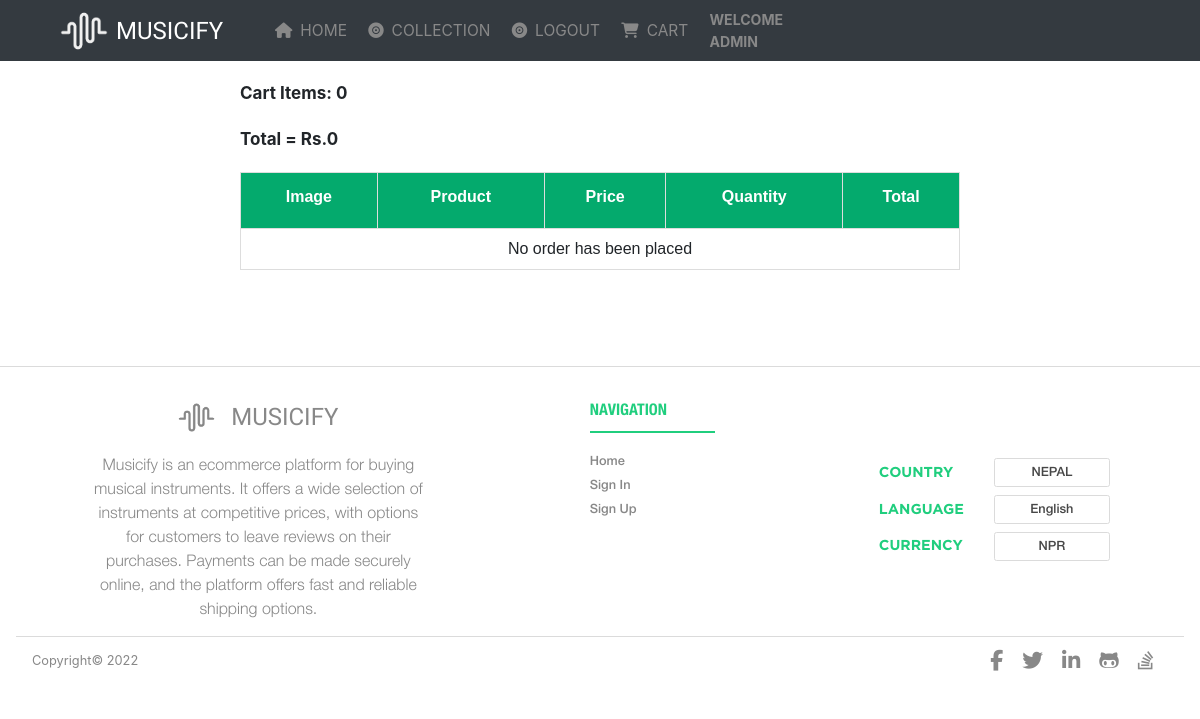
The page /cart (signed in) on the database its author committed.
### users/models.py (models this page shows, shortened)
class User(AbstractUser):
    username = None
    email = models.EmailField(unique=True,null=False)
    first_name=models.CharField(max_length=26,null=False)
    last_name=models.CharField(max_length=26,null=False)
    phone=models.CharField(max_length=10,null=False)
    GENDER = [('Male','Male'),('Female','Female'),('Other','Other')]
    gender=models.CharField(max_length=6,choices=GENDER,null=True)
    is_staff = models.BooleanField(default=False)
    is_active = models.BooleanField(default=True)
    date_joined=models.DateField(auto_now_add=True)
    USERNAME_FIELD = 'email'
    REQUIRED_FIELDS = ['first_name','last_name','phone','gender']
    objects = CustomUserManager()

### stores/models.py (models this page shows)
class Cart(models.Model):
    user=models.ForeignKey(User,on_delete=models.CASCADE,null=False)
    status=models.BooleanField(default=False)
    date_added=models.DateField(auto_now=True)
    @property
    def cart_total(self):
        cartitems = self.cartitem_set.all()
        total = sum([item.total for item in cartitems])
        return total
    @property
    def cart_items(self):
        cartitems = self.cartitem_set.all()
        total = sum([item.quantity for item in cartitems])
        return total

### stores/views.py (the view)
# urls.py: path('cart',viewCart,name='cart'),
@login_required(login_url='login-page')
def viewCart(request):
    if request.user.is_authenticated:
        customer = User.objects.get(id= request.user.id)
        cart, created = Cart.objects.get_or_create(user = customer,status = False)
        items = cart.cartitem_set.all()
    else:
        items=[]
        cart ={'cart_total':0, 'cart_items':0}
    context={
        "items":items,
        "cart":cart
    }
    return render(request,"pages/cart.html",context)

### templates/pages/cart.html (shortened to what this page needs)
{% extends 'base.html' %}
{% block content %}
<div class="mb-6">
    <div class='card-items '>
        Cart Items: {{cart.cart_items}}
    </div>
    <div class='card-total'>
        Total = Rs.{{cart.cart_total}}
    </div>
    <div class='table-container'>
        <table>
            <thead>
                <th>Image</th>
                <th>Product</th>
                <th>Price</th>
                <th>Quantity</th>
                <th>Total</th>
            </thead>
            <tbody>
                {% if cart.cart_items > 0 %}
                {% for item in items %}
                    <tr>
                        <td>
                            <img src={{item.product.image.url}} alt="" class = 'cart-product-image'>
                        </td>
                        <td>
                            {{item.product.name}}
                        </td>
                        <td>
                            Rs.{{item.product.price}}
                        </td>
                        <td>
                            <div style="display:flex;align-items:center;justify-content:center;">
                                <button data-product={{item.product.id}} data-user={{request.user}} data-action="add" class="cart-button plus co-l ai-c jc-c">+</button>
                                <div class='item-product-quantity'>{{item.quantity}}</div>
                                <button data-product={{item.product.id}} data-user={{request.user}} data-action="remove" class="cart-button minus plus co-l ai-c jc-c">-</button>
                            </div>
                        </td>
                        <td>
                            {{item.total}}
                        </td>
                    </tr>
                {% endfor %}
                <tr>
                    <td><a href="{% url 'checkout' %}"><button type='submit' data-cart={{cart.id}} class='checkout-btn btn-red ai-c py-2'>Checkout</button></a></td></tr>
                {% else %}
                <tr>
                    <td colspan=5>No order has been placed</td>
                </tr>
                {% endif %}
            </tbody>
        </table>
    </div>
</div>
{% endblock %}

### templates/partials/header.html (shortened to what this page needs)
{% load static %}
<link rel="stylesheet" href="{% static 'css/styles.css' %}">
<header class="bg-dark w-100">
<nav class="nav-bar ai-c jc-sb py-1 max-w-80 w-90">
    <div class="nav--left ai-c">
        <div class="nav__brand">
          <div class="nav__brand__logo mr-2">
            <img
              class="nav__brand__logo__img"
              src="{% static 'images/waves-icon.png' %}"
              alt="waves-icon"
            />
          </div>
          <div class="nav__brand__name"><a class="brand-name--sm-w" href="{% url 'home' %}">MUSICIFY</a></div>
        </div>
        <div class="nav__menu ai-c tupper">
            <a class="nav__menu__item" href="{% url 'home' %}">
              <div class="nav__menu__item co-l ai-c">
                <div class="nav__menu__item-icon mr-2">
                  <i class="fas fa-home"></i>
                </div>
                <div class="nav__menu_item-text">Home</div>
              </div>
            </a>
            <a class="nav__menu__item" href="{% url 'category' %}">
              <div class="nav__menu__item co-l ai-c">
                <div class="nav__menu__item-icon mr-2">
                  <i class="fas fa-record-vinyl"></i>
                </div>
                <div class="nav__menu_item-text">Collection</div>
              </div>
            </a>
              {% if user.is_authenticated %}
            <a class="nav__menu__item" href="{% url 'logout' %}">
              <div class="nav__menu__item co-l ai-c">
                <div class="nav__menu__item-icon mr-2">
                  <i class="fas fa-record-vinyl"></i>
                </div>
                <div class="nav__menu_item-text">Logout</div>
              </div>
           </a>
              {% endif %}
              {% if user.is_authenticated %}
                <a class="nav__menu__item" href="{% url 'cart' %}">
                    <div class="nav__menu__item co-l ai-c">
                      <div class="nav__menu__item-icon mr-2">
                        <i class="fas fa-shopping-cart"></i>
                      </div>
                      <div class="nav__menu_item-text">CART</div>
                    </div>
                </a>
             {% endif %}
             {% if user.is_authenticated %}
             <div class="nav__menu__item co-l ai-c">
             <div class="nav__menu_item-text"><b>Welcome {{ user.first_name }}</b> </div>
             </div>
             {% endif %}
        </div>
</nav>
</header>

### templates/static/base.css (style rules this page uses)
* { box-sizing: border-box; margin: 0; padding: 0; }
body { font-family: -apple-system, BlinkMacSystemFont, 'Segoe UI', Roboto, Oxygen, Ubuntu, Cantarell, 'Open Sans', 'Helvetica Neue', sans-serif; }
a { color: #888; }
nav { height: 3.8125em; margin: 0 auto; }
.w-mc, .nav__brand { width: max-content; }
.w-90 { width: 90% !important; }
.w-100 { width: 100% !important; }
.max-w-80 { max-width: 80em; }
.flex, .ai-c, .jc-c, .jc-sb { display: flex; }
.ai-c { -moz-align-items: center; -ms-align-items: center; -o-align-items: center; align-items: center; }
.jc-sb { -moz-justify-content: space-between; -ms-justify-content: space-between; -o-justify-content: space-between; justify-content: space-between; }
.mr-2 { margin-right: 2em; }
.mb-6 { margin-bottom: 6em; }
.py-1, .btn-red, .btn-dark { padding-top: 0.5em; padding-bottom: 0.5em; }
.bg-dark, .btn-dark, .btn-transparent:hover { background-color: #383838; }
.brand-name--sm-w { color: white; font-size: 1em; }
.brand-name, .brand-name--sm-w, .brand-name--sm-w:hover, .brand-name--sm-l, .brand-name--lg-w, .brand-name--lg-w-page { font-family: 'Fascinate', cursive; }
.tupper { text-transform: uppercase; }
.co-l { color: #888; }
.nav--left { width: 100%; justify-content: space-between; }
.nav__brand { display: flex; margin-right: 2em; }
.nav__menu { margin-right: 2em; display: none; }
::placeholder { color: #383838; }
.nav__menu__item { font-size: 1.1em; margin-right: 1em; }
.nav__brand__name { margin: auto 0; }
.nav__brand__logo__img { height: 2em; filter: invert(100%) sepia(0%) saturate(569%) hue-rotate(301deg) brightness(100%) contrast(88%); }
@media (min-width: 768px) { .nav--left { width: 60%; } }
@media (min-width: 768px) { .nav__menu { display: flex; font-size: 0.8em; } }
@media (min-width: 768px) { .nav__brand, .nav__menu { margin-right: 8%; } }
@media (min-width: 768px) { .nav__menu__item { margin-right: 5%; } }
@media (min-width: 768px) { .nav__brand__logo__img { height: 3em; } }
@media (min-width: 768px) { .brand-name--sm-w, .brand-name--sm-w:hover { font-size: 1.5em; } }

### templates/static/css/styles.css (style rules this page uses)
* { box-sizing: border-box; margin: 0; padding: 0; }
body { font-family: -apple-system, BlinkMacSystemFont, 'Segoe UI', Roboto, Oxygen, Ubuntu, Cantarell, 'Open Sans', 'Helvetica Neue', sans-serif; }
a { color: #888; }
nav { height: 3.8125em; margin: 0 auto; }
.w-mc, .nav__brand { width: max-content; }
.w-90 { width: 90% !important; }
.w-100 { width: 100% !important; }
.max-w-80 { max-width: 80em; }
.flex, .ai-c, .jc-c, .jc-sb { display: flex; }
.ai-c { -moz-align-items: center; -ms-align-items: center; -o-align-items: center; align-items: center; }
.jc-sb { -moz-justify-content: space-between; -ms-justify-content: space-between; -o-justify-content: space-between; justify-content: space-between; }
.mr-2 { margin-right: 2em; }
.mb-6 { margin-bottom: 6em; }
.py-1, .btn-red, .btn-dark { padding-top: 0.5em; padding-bottom: 0.5em; }
.bg-dark, .btn-dark, .btn-transparent:hover { background-color: #383838; }
.brand-name--sm-w { color: white; font-size: 1em; }
.brand-name, .brand-name--sm-w, .brand-name--sm-w:hover, .brand-name--sm-l, .brand-name--lg-w, .brand-name--lg-w-page { font-family: 'Fascinate', cursive; }
.tupper { text-transform: uppercase; }
.co-l { color: #888; }
.nav--left { width: 100%; justify-content: space-between; }
.nav__brand { display: flex; margin-right: 2em; }
.nav__menu { margin-right: 2em; display: none; }
::placeholder { color: #383838; }
.nav__menu__item { font-size: 1.1em; margin-right: 1em; }
.nav__brand__name { margin: auto 0; }
.nav__brand__logo__img { height: 2em; filter: invert(100%) sepia(0%) saturate(569%) hue-rotate(301deg) brightness(100%) contrast(88%); }
@media (min-width: 768px) { .nav--left { width: 60%; } }
@media (min-width: 768px) { .nav__menu { display: flex; font-size: 0.8em; } }
@media (min-width: 768px) { .nav__brand, .nav__menu { margin-right: 8%; } }
@media (min-width: 768px) { .nav__menu__item { margin-right: 5%; } }
@media (min-width: 768px) { .nav__brand__logo__img { height: 3em; } }
@media (min-width: 768px) { .brand-name--sm-w, .brand-name--sm-w:hover { font-size: 1.5em; } }

### rows shown on the page
User: first_name "ADMIN"
Cart: cart_items "0", cart_total "0"
